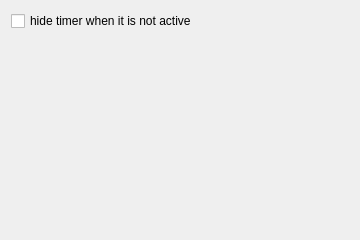
<?xml version="1.0" encoding="UTF-8"?>
<ui version="4.0">
 <class>TimerSettingsWidget</class>
 <widget class="QWidget" name="TimerSettingsWidget">
  <property name="geometry">
   <rect>
    <x>0</x>
    <y>0</y>
    <width>360</width>
    <height>240</height>
   </rect>
  </property>
  <property name="windowTitle">
   <string>Timer</string>
  </property>
  <layout class="QVBoxLayout" name="verticalLayout">
   <item>
    <widget class="QCheckBox" name="hide_if_inactive">
     <property name="text">
      <string>hide timer when it is not active</string>
     </property>
    </widget>
   </item>
   <item>
    <spacer name="verticalSpacer">
     <property name="orientation">
      <enum>Qt::Orientation::Vertical</enum>
     </property>
     <property name="sizeHint" stdset="0">
      <size>
       <width>20</width>
       <height>190</height>
      </size>
     </property>
    </spacer>
   </item>
  </layout>
 </widget>
 <resources/>
 <connections/>
</ui>
